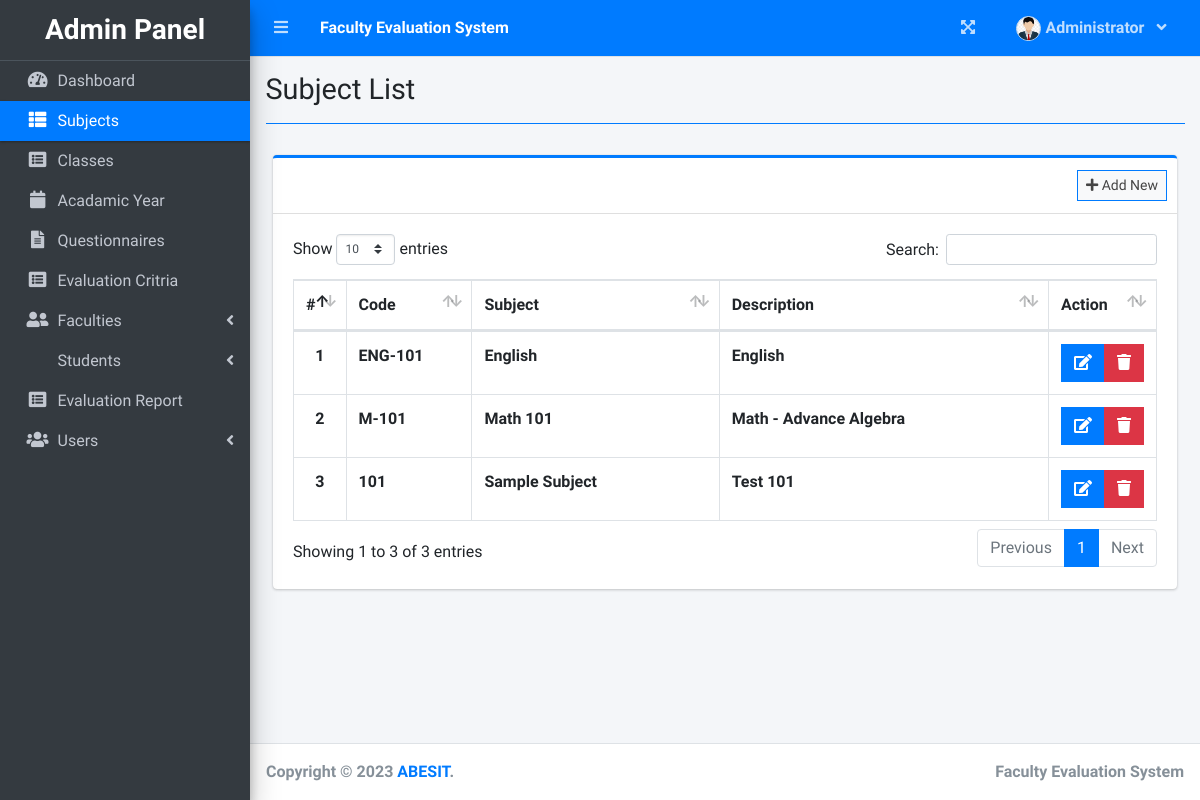
Page /index.php?page=subject_list (signed in) on the earlier database version.
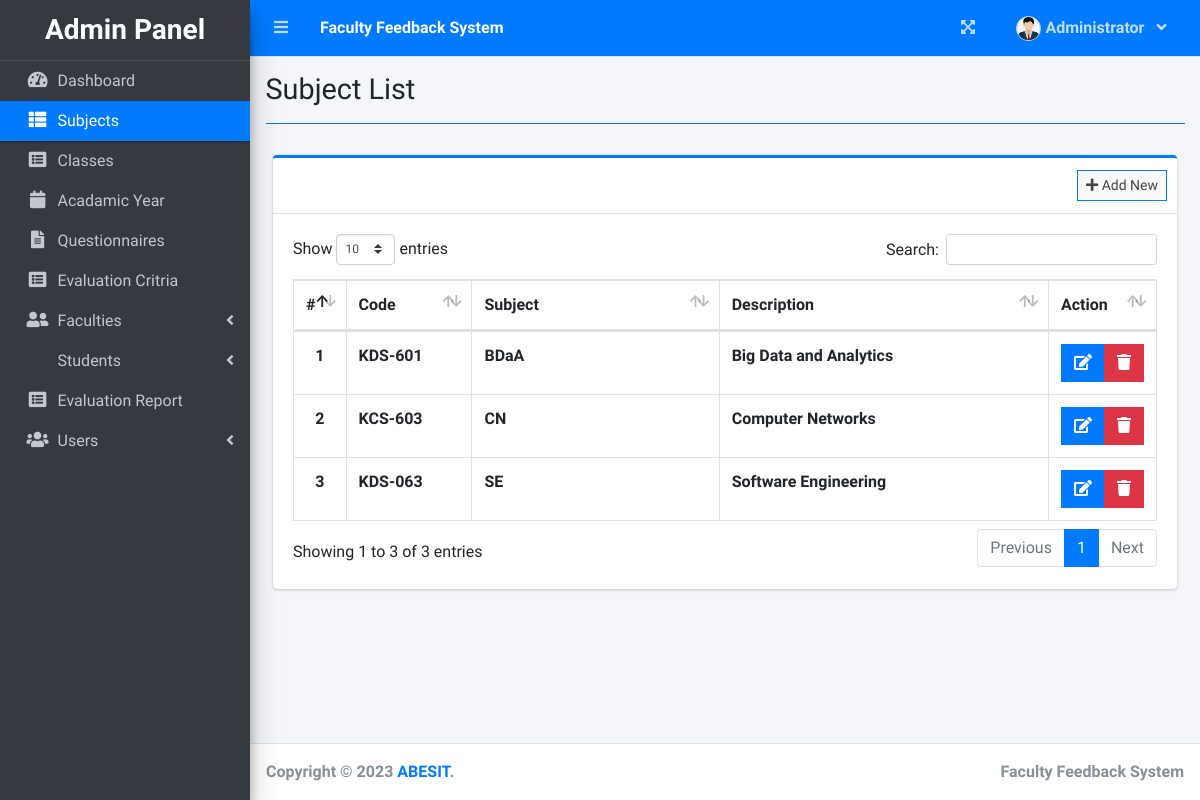
Same page on the later database version.
### tables this page shows
CREATE TABLE `subject_list` (
  `id` int(30) NOT NULL,
  `code` varchar(50) NOT NULL,
  `subject` text NOT NULL,
  `description` text NOT NULL
);

### admin/subject_list.php (the view, shortened to what this page needs)
<?php include'db_connect.php' ?>
<div class="col-lg-12">
	<div class="card card-outline card-primary">
		<div class="card-header">
			<div class="card-tools">
				<a class="btn btn-block btn-sm btn-default btn-flat border-primary new_subject" href="javascript:void(0)"><i class="fa fa-plus"></i> Add New</a>
			</div>
		</div>
		<div class="card-body">
			<table class="table tabe-hover table-bordered" id="list">
				<colgroup>
					<col width="5%">
					<col width="15%">
					<col width="30%">
					<col width="40%">
					<col width="15%">
				</colgroup>
				<thead>
					<tr>
						<th class="text-center">#</th>
						<th>Code</th>
						<th>Subject</th>
						<th>Description</th>
						<th>Action</th>
					</tr>
				</thead>
				<tbody>
					<?php
					$i = 1;
					$qry = $conn->query("SELECT * FROM subject_list order by subject asc ");
					while($row= $qry->fetch_assoc()):
					?>
					<tr>
						<th class="text-center"><?php echo $i++ ?></th>
						<td><b><?php echo $row['code'] ?></b></td>
						<td><b><?php echo $row['subject'] ?></b></td>
						<td><b><?php echo $row['description'] ?></b></td>
						<td class="text-center">
		                    <div class="btn-group">
		                        <a href="javascript:void(0)" data-id='<?php echo $row['id'] ?>' class="btn btn-primary btn-flat manage_subject">
		                          <i class="fas fa-edit"></i>
		                        </a>
		                        <button type="button" class="btn btn-danger btn-flat delete_subject" data-id="<?php echo $row['id'] ?>">
		                          <i class="fas fa-trash"></i>
		                        </button>
	                      </div>
						</td>
					</tr>
				<?php endwhile; ?>
				</tbody>
			</table>
		</div>
	</div>
</div>

### index.php (shortened to what this page needs)
<!DOCTYPE html>
<html lang="en">
<?php
	include 'header.php'
?>
<body class="hold-transition sidebar-mini layout-fixed layout-navbar-fixed layout-footer-fixed">
<div class="wrapper">
  <?php include 'topbar.php' ?>
  <?php include $_SESSION['login_view_folder'].'sidebar.php' ?>
  <div class="content-wrapper">
    <div class="content-header">
      <div class="container-fluid">
        <div class="row mb-2">
          <div class="col-sm-6">
            <h1 class="m-0"><?php echo $title ?></h1>
          </div>
        </div>
            <hr class="border-primary">
      </div>
    </div>
    <section class="content">
      <div class="container-fluid">
         <?php
            $page = isset($_GET['page']) ? $_GET['page'] : 'home';
            if(!file_exists($_SESSION['login_view_folder'].$page.".php")){
                include '404.html';
            }else{
            include $_SESSION['login_view_folder'].$page.'.php';
            }
          ?>
      </div>
    </section>
  </div>
  <footer class="main-footer">
    <strong>Copyright &copy; 2023 <a href="">ABESIT</a>.</strong>
    <div class="float-right d-none d-sm-inline-block">
      <b><?php echo $_SESSION['system']['name'] ?></b>
    </div>
  </footer>
</div>
</body>
</html>

### topbar.php (shortened to what this page needs)
<nav class="main-header navbar navbar-expand navbar-primary navbar-dark ">
  <ul class="navbar-nav">
    <?php if(isset($_SESSION['login_id'])): ?>
    <li class="nav-item">
      <a class="nav-link" data-widget="pushmenu" href="" role="button"><i class="fas fa-bars"></i></a>
    </li>
  <?php endif; ?>
    <li>
      <a class="nav-link text-white"  href="./" role="button"> <large><b><?php echo $_SESSION['system']['name'] ?></b></large></a>
    </li>
  </ul>
  <ul class="navbar-nav ml-auto">
    <li class="nav-item">
      <a class="nav-link" data-widget="fullscreen" href="#" role="button">
        <i class="fas fa-expand-arrows-alt"></i>
      </a>
    </li>
   <li class="nav-item dropdown">
          <a class="nav-link"  data-toggle="dropdown" aria-expanded="true" href="javascript:void(0)">
            <span>
              <div class="d-felx badge-pill">
                <span class=""><img src="assets/uploads/<?php echo $_SESSION['login_avatar'] ?>" alt="" class="user-img border "></span>
                <span><b><?php echo ucwords($_SESSION['login_firstname']) ?></b></span>
                <span class="fa fa-angle-down ml-2"></span>
              </div>
            </span>
          </a>
    </li>
  </ul>
</nav>

Differences in the rows shown:
removed subject_list: code "ENG-101", subject "English", description "English"
removed subject_list: code "M-101", subject "Math 101", description "Math - Advance Algebra"
removed subject_list: code "101", subject "Sample Subject", description "Test 101"
added subject_list: code "KDS-601", subject "BDaA", description "Big Data and Analytics"
added subject_list: code "KCS-603", subject "CN", description "Computer Networks"
added subject_list: code "KDS-063", subject "SE", description "Software Engineering"
Other differences:
$_SESSION['system']['name']: "Faculty Evaluation System" → "Faculty Feedback System"
